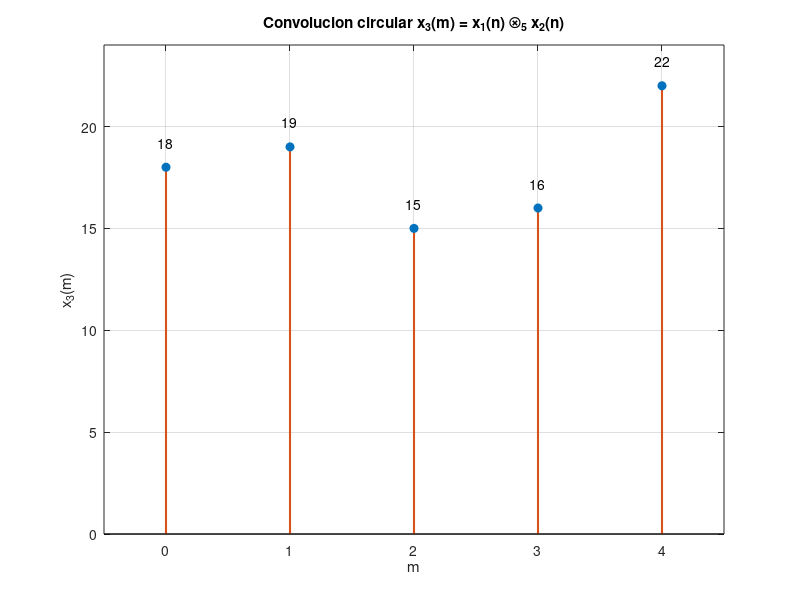

MATLAB code to generate this figure:
% ETN1015 - Discrete and Fast Fourier Transforms (DFT and FFT)
% Ejercicio: Convolucion circular - Ej. 2.22 (Palani)
clear; clc; close all;

% Secuencias de entrada
x1 = [2, 1, 2, 1, 0];
x2 = [1, 2, 3, 4, 5];
N = 5;

% Matriz circulante asociada a x2: cada columna n+1 contiene x2
% desplazada ciclicamente n posiciones usando indices mod N
H = zeros(N, N);
for n = 0:N-1
    H(:, n+1) = x2(mod((0:N-1) - n, N) + 1);
end

% Convolución: producto matriz-vector, resultado como vector fila
x3 = (H * x1')';

% Gráfica de x3 como diagrama de tallo
m = 0:N-1;
figure(1);
stem(m, x3, 'filled', 'LineWidth', 1.5, 'Color', [0.8500 0.3250 0.0980]);
xlabel('m'); ylabel('x_3(m)');
title('Convolucion circular x_3(m) = x_1(n) \otimes_5 x_2(n)');
xlim([-0.5, N-0.5]); ylim([0, max(x3)+2]);
set(gca, 'XTick', m);
grid on;
% Etiqueta el valor numérico de x3 sobre cada punto del stem
for k = 1:N
    text(m(k), x3(k)+1.2, num2str(x3(k)), ...
        'HorizontalAlignment', 'center', 'FontSize', 10);
end
